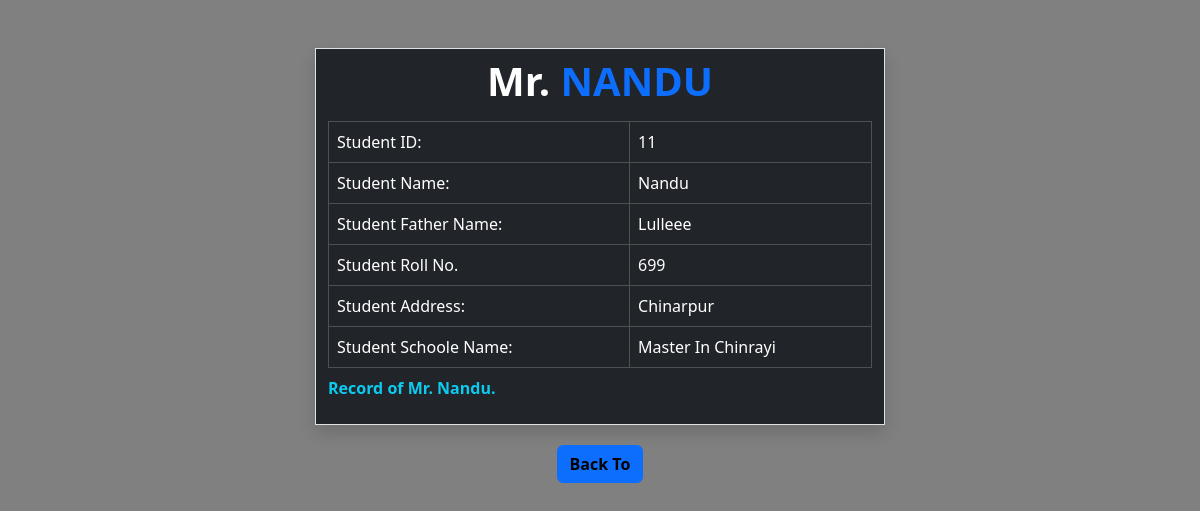
Screenshot of /data/11 with the database file from the repository.
### myapp/models.py (models this page shows)
class studentModel(models.Model):
    name = models.CharField(max_length=30)
    fname = models.CharField(max_length=30)
    roll = models.IntegerField()
    address = models.CharField(max_length=100)
    school_name = models.CharField(max_length=100)

### myapp/views.py (the view)
# urls.py: path("data/<int:id>", views.single_view, name = "single-data"),
def single_view(request, id):
    dt = studentModel.objects.get(pk = id)
    return render(request, 'single_data.html', {'single_data': dt})

### myapp/templates/single_data.html (shortened to what this page needs)
<!DOCTYPE html>
<html lang="en">
<head>
     <link
      href="https://cdn.jsdelivr.net/npm/bootstrap@5.3.3/dist/css/bootstrap.min.css"
      rel="stylesheet"
    />
</head>
<body>
    <div class="container mt-5">
        <div class="row">
            <div class="col-6 offset-3 border border-1 shadow  bg-dark">
                <h1 class="text-center fw-bold  p-2 text-primary"> <span class="text-white">Mr.</span> {{single_data.name |upper}}</h1>
                <table class="table table-bordered table-dark ">
                <caption class="fw-bold text-info">Record of Mr. {{single_data.name|title}}.</caption>
                <tr>
                    <td>Student ID: </td>
                    <td>{{single_data.id}}</td>
                </tr>
                <tr>
                    <td>Student Name: </td>
                    <td>{{single_data.name |title}}</td>
                </tr>
                <tr>
                    <td>Student Father Name: </td>
                    <td>{{single_data.fname |title}}</td>
                </tr>
                <tr>
                    <td>Student Roll No.  </td>
                    <td>{{single_data.roll}}</td>
                </tr>
                <tr>
                    <td>Student Address: </td>
                    <td>{{single_data.address |title}}</td>
                </tr>
                <tr>
                    <td>Student Schoole Name: </td>
                    <td>{{single_data.school_name |title}}</td>
                </tr>
             </table>
            </div>
        </div>
    </div>
    <div class="text-center m-3">
        <button class="btn btn-primary m-1"><a href="{% url "student_Data" %}" class="lulu">Back To</a></button>
    </div>
</body>
</html>

### myapp/templates/single_data.html (style rules this page uses)
body { background-color: gray; }
.lulu { text-decoration: none; color: black; font-weight: bold; }

### rows the page displays
studentModel: name "NANDU", name "Nandu", id "11", fname "Lulleee", roll "699", address "Chinarpur", school_name "Master In Chinrayi"
